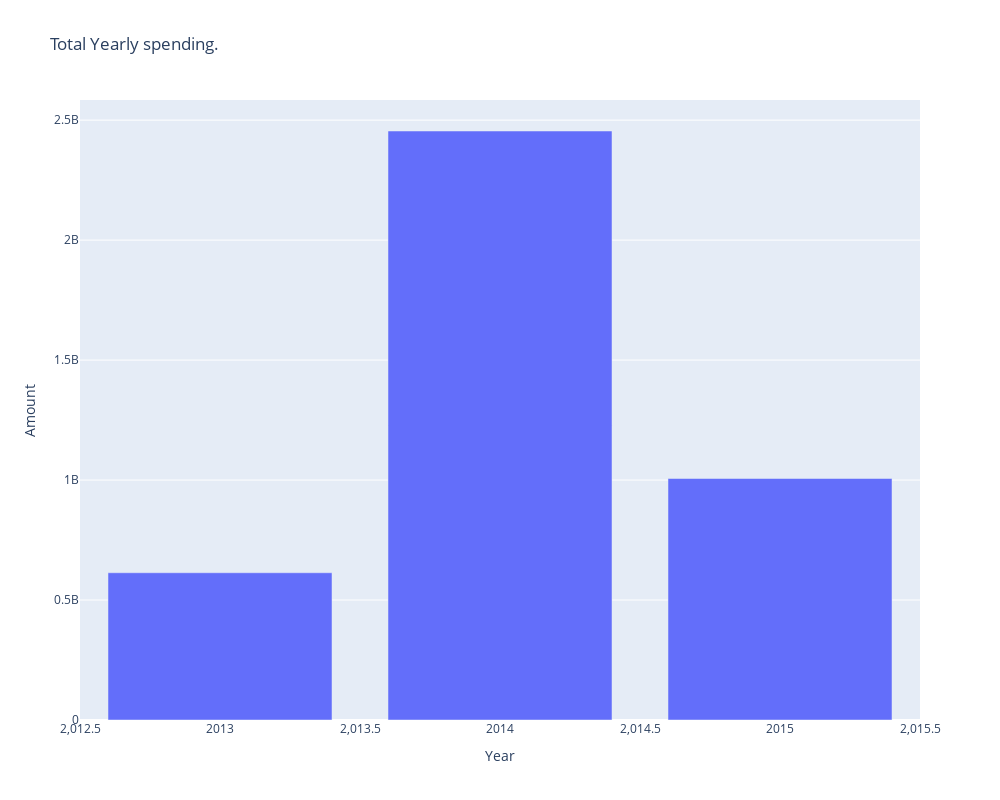

Notebook code cell kept with this figure:
### Code cell
yearly_spend= df.groupby("Year")["Amount"].sum().reset_index().sort_values(by="Amount",ascending=False)
yearly_spend

fig=px.bar(yearly_spend,x="Year",y="Amount",title="Total Yearly spending.")
fig.update_layout(width=1000,height=800)

fig.write_image("Total yearly spending.png")
fig.show()

### Figure 1 — Plotly figure (JSON) as saved in the notebook; plotly's stock layout.template omitted (floating-point values rounded to 4 significant figures)
{"data": [{"alignmentgroup": "True", "hovertemplate": "Year=%{x}<br>Amount=%{y}<extra></extra>", "legendgroup": "", "marker": {"color": "#636efa", "pattern": {"shape": ""}}, "name": "", "offsetgroup": "", "orientation": "v", "showlegend": false, "textposition": "auto", "type": "bar", "x": [2014, 2015, 2013], "xaxis": "x", "y": [2454714033, 1006475456, 613643884], "yaxis": "y"}], "layout": {"barmode": "relative", "height": 800, "legend": {"tracegroupgap": 0}, "title": {"text": "Total Yearly spending."}, "width": 1000, "xaxis": {"anchor": "y", "domain": [0, 1], "title": {"text": "Year"}}, "yaxis": {"anchor": "x", "domain": [0, 1], "title": {"text": "Amount"}}}}
